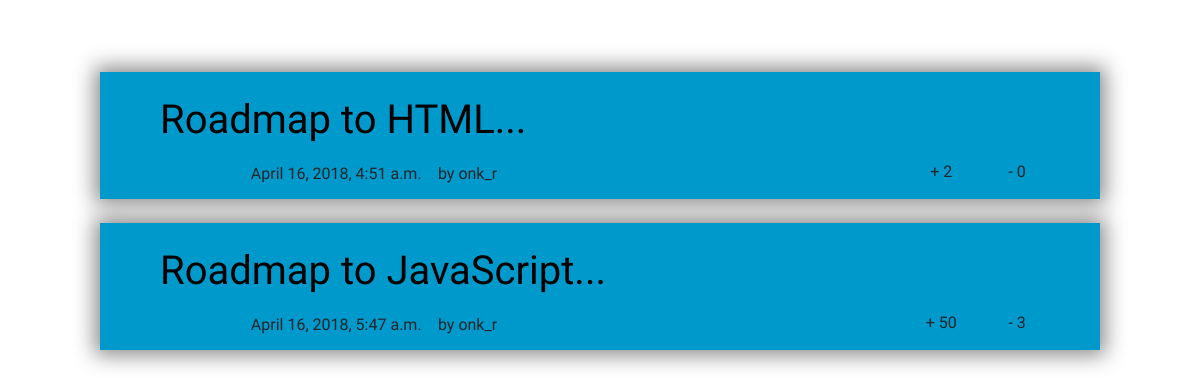
Page /roadmap/ on the earlier database version.
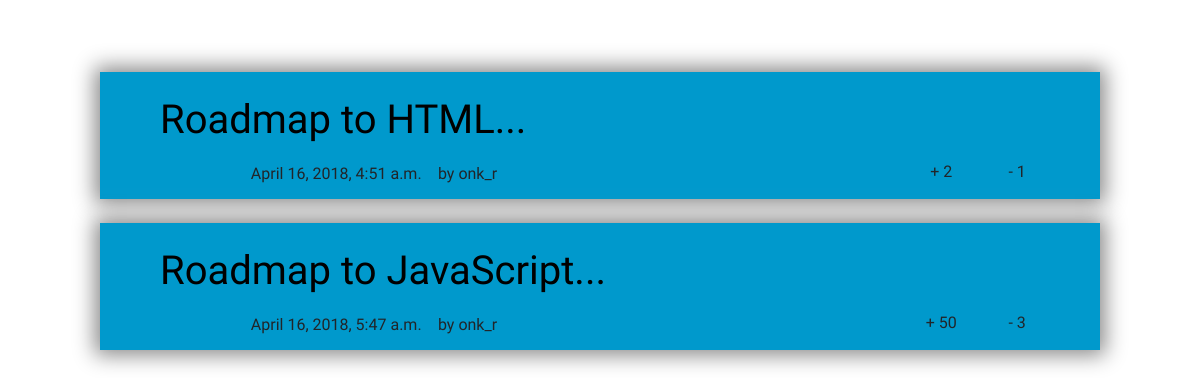
Same page on the later database version.
### roadmap/models.py (models this page shows, shortened)
class Roadmap(models.Model):
    r_title=models.CharField(max_length=50)
    r_descri = models.CharField(max_length=50)
    author=models.ForeignKey(User, on_delete=models.CASCADE)
    upcount = models.IntegerField(default=0)
    downcount = models.IntegerField(default=0)
    published_date= models.DateTimeField(blank=True)

### roadmap/views.py (the view)
def roadmap_list(request):
    roadmaps = Roadmap.objects.filter(published_date__lte=timezone.now()).order_by('published_date')
    print len(roadmaps)
    return render(request, 'roadmap/roadmap_list.html', {'roadmaps': roadmaps})

### roadmap/templates/roadmap/roadmap_list.html (shortened to what this page needs)
<!DOCTYPE html>
{% load staticfiles %}
<html>
    <head>
        <link rel="stylesheet" href="{% static 'css/bootstrap.min.css' %}"/>
    </head>
    <body class="nomargin">
      <br><br><br>
        {% for r in roadmaps %}
          <div class="header col-md-10 offset-md-1" style="box-shadow: 0px 0px 20px 5px #888888;">
              <div class="col-md-12">
                  <br>
                  <div class="col-md-12 row nomargin">
                      <h1 class="col-md-10"><a style="text-decoration:none; color:black;" href="/roadmap/{{ r.pk }}">Roadmap to {{ r.r_title }}...</a></h1>
                      <h1 style="opacity:0.9; color:#00ff00; text-decoration:none;" class="text-center col-md-1"><a style="color:#99ff99;" href="" ></a></h1>
                      <h1 style="opacity:0.7; color:red; text-decoration:none;" class="text-center col-md-1"><a style="color:red;" href="" ></a></h1>
                  </div>
                  <div style="height:10px;"></div>
                  <div class="col-md-12 row nomargin">
                      <div class="col-md-9 offset-md-1">
                          <div class="col-md-12 row nomargin">
                                  {% if r.published_date %}
                                      <div class="date">
                                          {{ r.published_date }}
                                      </div>
                                  {% endif %}
                                  &emsp;by {{ r.author.username }}
                          </div>
                      </div>
                      <h6 class="text-center col-md-1">+ {{ r.upcount }}</h6>
                      <h6 class="text-center col-md-1">- {{ r.downcount }}</h6>
                  </div>
                  <div style="height:10px;"></div>
              </div>
          </div>
          <br>
        {% endfor %}
    </body>
</html>

Differences in the rows shown:
changed Roadmap "HTML": downcount "0" → "1"
